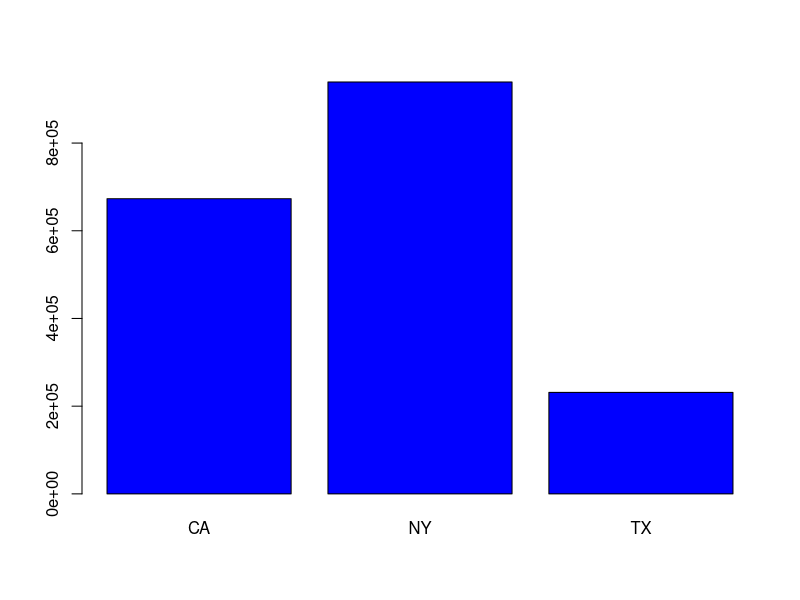
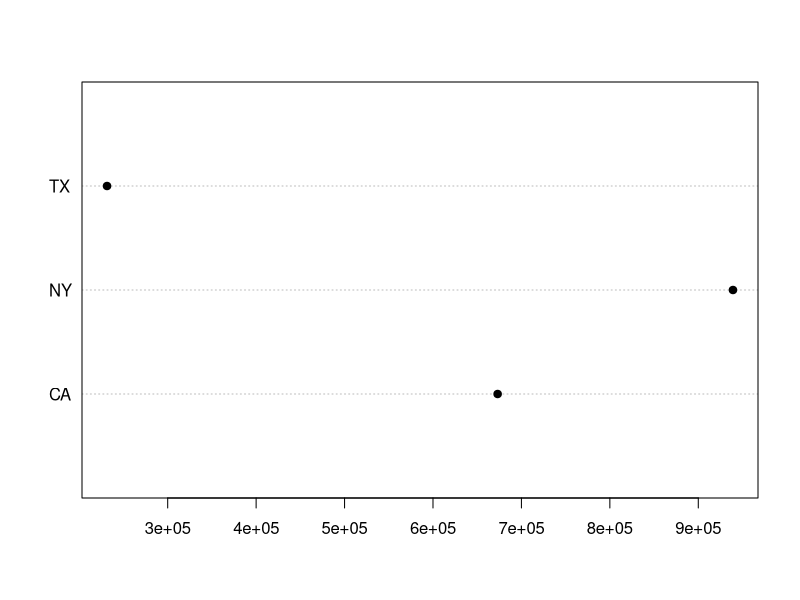

Here is the R script that generated these plots, in order:
## ---- chunk 1
set.seed(1234)
State <- rep(c("TX", "NY", "CA"), 10)
EarnedPremium <- rlnorm(length(State), meanlog = log(50000), sdlog=1)

df <- data.frame(State, EarnedPremium, stringsAsFactors=FALSE)
## ---- chunk 2
set.seed(1234)
df <- data.frame(State = rep(c("TX", "NY", "CA"), 10)
                 , EarnedPremium = round(rlnorm(length(State), meanlog = log(50000), sdlog=1), 3)
                 , stringsAsFactors = FALSE)
## ---- chunk 3
summary(df)
str(df)
head(df)
tail(df)
## ---- chunk 4
names(df)
colnames(df)
dim(df)
length(df)
nrow(df)
ncol(df)
## ---- chunk 5
dfA = df[1:10,]
dfB = df[11:20, ]
rbind(dfA, dfB)
## ---- chunk 6
dfC = dfA[, 1:2]
cbind(dfA, dfC)
## ---- chunk 7
dfRateChange = data.frame(State = c("TX", "CA", "NY"), RateChange = c(.05, -.1, .2))
df = merge(df, dfRateChange)
## ---- chunk 8
dfStateClass <- expand.grid(State = c("TX", "CA", "NY")
                  , Class = c(8810, 1066, 1492))
## ---- chunk 9
head(df[[1]])
head(df[["EarnedPremium"]])
## ---- chunk 10
head(df[2])
## ---- chunk 11
head(df[1:2])
## ---- chunk 12
df$Losses <- df$EarnedPremium * runif(nrow(df), 0.4, 1.2)
df$LossRatio = df$Losses / df$EarnedPremium
## ---- chunk 13
df$LossRatio = NULL
df = df[, 1:2]
## ---- chunk 14
dfTX = subset(df, State == "TX")
dfBigPolicies = subset(df, EarnedPremium >= 50000)
## ---- chunk 15
dfTX = df[df$State == "TX", ]
dfBigPolicies = df[df$EarnedPremium >= 50000, ]
## ---- chunk 16
whichState = df$State == "TX"
dfTX = df[whichState, ]

whichEP = df$EarnedPremium >= 50000
dfBigPolicies = df[whichEP, ]
## ---- chunk 17
order(df$EarnedPremium)
df = df[order(df$EarnedPremium), ]
## ---- chunk 18
attach(dfA)
# do some stuff
attach(dfB)
## ---- chunk 19
mean(EarnedPremium)
## ---- chunk 20
sum(df$EarnedPremium)
sum(df$EarnedPremium[df$State == "TX"])

aggregate(df[,-1], list(df$State), sum)
## ---- chunk 21
dfByState = aggregate(df$EarnedPremium, list(df$State), sum)
colnames(dfByState) = c("State", "EarnedPremium")
barplot(dfByState$EarnedPremium, names.arg=dfByState$State, col="blue")
## ---- chunk 22
dotchart(dfByState$EarnedPremium, dfByState$State, pch=19)
## ---- chunk 23

